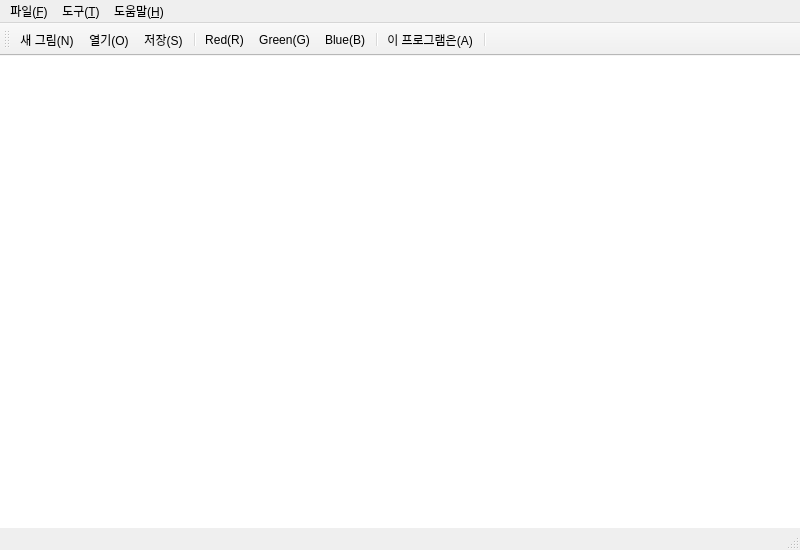
<?xml version="1.0" encoding="UTF-8"?>
<ui version="4.0">
 <class>MainWindow</class>
 <widget class="QMainWindow" name="MainWindow">
  <property name="geometry">
   <rect>
    <x>0</x>
    <y>0</y>
    <width>800</width>
    <height>550</height>
   </rect>
  </property>
  <property name="maximumSize">
   <size>
    <width>800</width>
    <height>550</height>
   </size>
  </property>
  <property name="windowTitle">
   <string>MainWindow</string>
  </property>
  <widget class="QWidget" name="centralwidget">
   <widget class="QLabel" name="lblCanvas">
    <property name="geometry">
     <rect>
      <x>0</x>
      <y>0</y>
      <width>801</width>
      <height>501</height>
     </rect>
    </property>
    <property name="sizePolicy">
     <sizepolicy hsizetype="Fixed" vsizetype="Fixed">
      <horstretch>0</horstretch>
      <verstretch>0</verstretch>
     </sizepolicy>
    </property>
    <property name="styleSheet">
     <string notr="true">background-color:white;</string>
    </property>
    <property name="text">
     <string/>
    </property>
   </widget>
  </widget>
  <widget class="QMenuBar" name="menubar">
   <property name="geometry">
    <rect>
     <x>0</x>
     <y>0</y>
     <width>800</width>
     <height>21</height>
    </rect>
   </property>
   <widget class="QMenu" name="menu_File">
    <property name="title">
     <string>파일(&amp;F)</string>
    </property>
    <addaction name="action_New"/>
    <addaction name="action_Open"/>
    <addaction name="action_Save"/>
    <addaction name="action_Exit"/>
   </widget>
   <widget class="QMenu" name="menu_T">
    <property name="title">
     <string>도구(&amp;T)</string>
    </property>
    <widget class="QMenu" name="menu_P">
     <property name="title">
      <string>펜(&amp;P)</string>
     </property>
     <addaction name="action_PenRed"/>
     <addaction name="action_PenGreen"/>
     <addaction name="action_PenBlue"/>
    </widget>
    <widget class="QMenu" name="menu_T_2">
     <property name="title">
      <string>변환(&amp;T)</string>
     </property>
     <addaction name="action_G"/>
    </widget>
    <addaction name="separator"/>
    <addaction name="menu_P"/>
    <addaction name="menu_T_2"/>
   </widget>
   <widget class="QMenu" name="menu_H">
    <property name="title">
     <string>도움말(&amp;H)</string>
    </property>
    <addaction name="action_About"/>
   </widget>
   <addaction name="menu_File"/>
   <addaction name="menu_T"/>
   <addaction name="menu_H"/>
  </widget>
  <widget class="QStatusBar" name="statusbar"/>
  <widget class="QToolBar" name="toolBar">
   <property name="windowTitle">
    <string>toolBar</string>
   </property>
   <attribute name="toolBarArea">
    <enum>TopToolBarArea</enum>
   </attribute>
   <attribute name="toolBarBreak">
    <bool>false</bool>
   </attribute>
   <addaction name="action_New"/>
   <addaction name="action_Open"/>
   <addaction name="action_Save"/>
   <addaction name="separator"/>
   <addaction name="action_PenRed"/>
   <addaction name="action_PenGreen"/>
   <addaction name="action_PenBlue"/>
   <addaction name="separator"/>
   <addaction name="action_About"/>
   <addaction name="separator"/>
  </widget>
  <action name="action_New">
   <property name="icon">
    <iconset resource="resource.qrc">
     <normaloff>:/icon/imgs/new.png</normaloff>:/icon/imgs/new.png</iconset>
   </property>
   <property name="text">
    <string>새 그림(&amp;N)</string>
   </property>
  </action>
  <action name="action_Open">
   <property name="icon">
    <iconset resource="resource.qrc">
     <normaloff>:/icon/imgs/open.png</normaloff>:/icon/imgs/open.png</iconset>
   </property>
   <property name="text">
    <string>열기(&amp;O)</string>
   </property>
  </action>
  <action name="action_Save">
   <property name="icon">
    <iconset resource="resource.qrc">
     <normaloff>:/icon/imgs/save.png</normaloff>:/icon/imgs/save.png</iconset>
   </property>
   <property name="text">
    <string>저장(&amp;S)</string>
   </property>
  </action>
  <action name="action_Exit">
   <property name="icon">
    <iconset resource="resource.qrc">
     <normaloff>:/icon/imgs/exit.png</normaloff>:/icon/imgs/exit.png</iconset>
   </property>
   <property name="text">
    <string>종료(&amp;X)</string>
   </property>
  </action>
  <action name="action_PenRed">
   <property name="icon">
    <iconset resource="resource.qrc">
     <normaloff>:/icon/imgs/red.png</normaloff>:/icon/imgs/red.png</iconset>
   </property>
   <property name="text">
    <string>Red(&amp;R)</string>
   </property>
  </action>
  <action name="action_PenGreen">
   <property name="icon">
    <iconset resource="resource.qrc">
     <normaloff>:/icon/imgs/green.png</normaloff>:/icon/imgs/green.png</iconset>
   </property>
   <property name="text">
    <string>Green(&amp;G)</string>
   </property>
  </action>
  <action name="action_PenBlue">
   <property name="icon">
    <iconset resource="resource.qrc">
     <normaloff>:/icon/imgs/blue.png</normaloff>:/icon/imgs/blue.png</iconset>
   </property>
   <property name="text">
    <string>Blue(&amp;B)</string>
   </property>
  </action>
  <action name="action_About">
   <property name="icon">
    <iconset resource="resource.qrc">
     <normaloff>:/icon/imgs/about.png</normaloff>:/icon/imgs/about.png</iconset>
   </property>
   <property name="text">
    <string>이 프로그램은...(&amp;A)</string>
   </property>
  </action>
  <action name="action_G">
   <property name="text">
    <string>그레이스케일(&amp;G)</string>
   </property>
  </action>
 </widget>
 <resources>
  <include location="resource.qrc"/>
 </resources>
 <connections/>
</ui>
